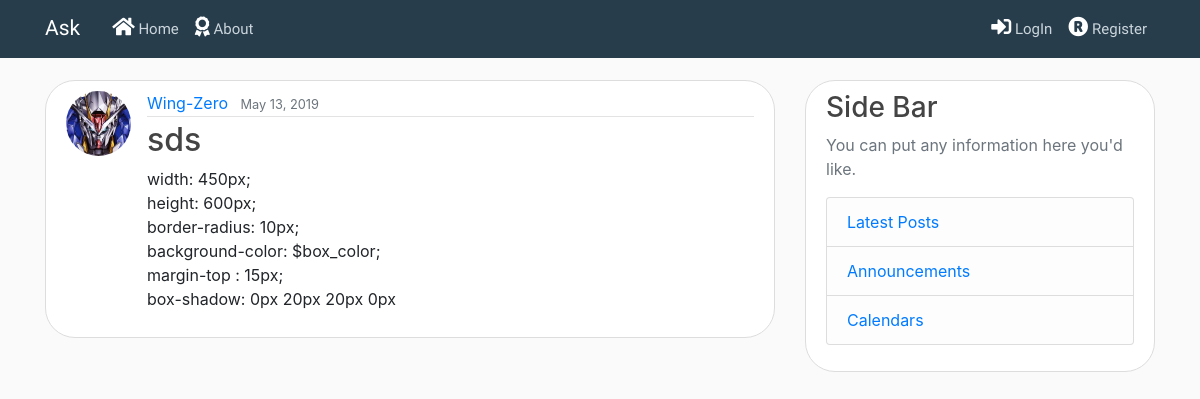
/post/45/, run on the app's committed database.
### blog/models.py (models this page shows, shortened)
class Post(models.Model):
    title = models.CharField(max_length=100)
    content = models.TextField()
    date_posted = models.DateTimeField(default=timezone.now)
    author = models.ForeignKey(User, on_delete=models.CASCADE)

### users/models.py (models this page shows, shortened)
class Profile(models.Model):
    user = models.OneToOneField(User, on_delete=models.CASCADE)
    image = models.ImageField(default='default.jpg', upload_to='profile_pics')

### blog/views.py (the view)
# urls.py: path('post/<int:pk>/', views.PostDetailView.as_view(), name='post-detail'),
class PostDetailView(generic.DetailView):
    model = Post

### blog/templates/blog/post_detail.html (shortened to what this page needs)
{% extends "blog/base.html" %}
{% block content %}
  <article class="media content-section">
    <img class="rounded-circle article-img" src="{{ object.author.profile.image.url }}">
    <div class="media-body">
      <div class="article-metadata">
        <a class="mr-2" href="{% url 'user-posts' object.author.username %}">{{ object.author }}</a>
        <small class="text-muted">{{ object.date_posted|date:"F d, Y" }}</small>
      </div>
      <h2 class="article-title">{{ object.title }}</h2>
      <p class="article-content">{{ object.content }}</p>
    </div>
  </article>
{% endblock content %}

### blog/static/blog/main.css (style rules this page uses)
body { background-color: #fafafa; margin-top: 5rem; }
h1, h2, h3, h4, h5, h6 { color: #444444; }
.content-section { background: #ffffff; padding: 10px 20px; border: 1.5px solid #dddddd; border-radius: 30px; margin-bottom: 20px; }
.article-title { color: #444444; }
.article-content { white-space: pre-line; }
.article-img { height: 65px; width: 65px; margin-right: 16px; }
.article-metadata { padding-bottom: 1px; margin-bottom: 4px; border-bottom: 1px solid #e3e3e3 }

### data on the page
Post: author.profile.image (picture), author "Wing-Zero", date_posted "May 13, 2019", title "sds", content "width: 450px; height: 600px; border-radius: 10px; background-color: $box_color; margin-top : 15px; box-shadow: 0px 20px 20px 0px"
